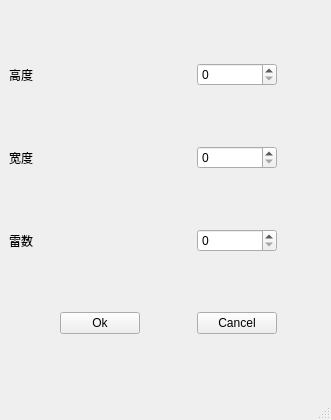
<?xml version="1.0" encoding="UTF-8"?>
<ui version="4.0">
 <class>settingWindow</class>
 <widget class="QMainWindow" name="settingWindow">
  <property name="geometry">
   <rect>
    <x>0</x>
    <y>0</y>
    <width>331</width>
    <height>420</height>
   </rect>
  </property>
  <property name="windowTitle">
   <string>MainWindow</string>
  </property>
  <widget class="QWidget" name="centralwidget">
   <layout class="QGridLayout" name="gridLayout">
    <item row="0" column="0">
     <widget class="QLabel" name="label">
      <property name="text">
       <string>高度</string>
      </property>
     </widget>
    </item>
    <item row="0" column="3">
     <widget class="QSpinBox" name="spinBox_row"/>
    </item>
    <item row="1" column="0">
     <widget class="QLabel" name="label_2">
      <property name="text">
       <string>宽度</string>
      </property>
     </widget>
    </item>
    <item row="1" column="3">
     <widget class="QSpinBox" name="spinBox_col"/>
    </item>
    <item row="2" column="0">
     <widget class="QLabel" name="label_3">
      <property name="text">
       <string>雷数</string>
      </property>
     </widget>
    </item>
    <item row="2" column="1" colspan="2">
     <spacer name="horizontalSpacer_6">
      <property name="orientation">
       <enum>Qt::Horizontal</enum>
      </property>
      <property name="sizeHint" stdset="0">
       <size>
        <width>97</width>
        <height>20</height>
       </size>
      </property>
     </spacer>
    </item>
    <item row="2" column="3">
     <widget class="QSpinBox" name="spinBox_m"/>
    </item>
    <item row="3" column="0">
     <spacer name="horizontalSpacer_3">
      <property name="orientation">
       <enum>Qt::Horizontal</enum>
      </property>
      <property name="sizeHint" stdset="0">
       <size>
        <width>28</width>
        <height>20</height>
       </size>
      </property>
     </spacer>
    </item>
    <item row="3" column="1">
     <widget class="QPushButton" name="setting_button_ok">
      <property name="text">
       <string>Ok</string>
      </property>
     </widget>
    </item>
    <item row="3" column="2">
     <spacer name="horizontalSpacer">
      <property name="orientation">
       <enum>Qt::Horizontal</enum>
      </property>
      <property name="sizeHint" stdset="0">
       <size>
        <width>30</width>
        <height>20</height>
       </size>
      </property>
     </spacer>
    </item>
    <item row="3" column="3">
     <widget class="QPushButton" name="setting_button_cancel">
      <property name="text">
       <string>Cancel</string>
      </property>
     </widget>
    </item>
    <item row="3" column="4">
     <spacer name="horizontalSpacer_2">
      <property name="orientation">
       <enum>Qt::Horizontal</enum>
      </property>
      <property name="sizeHint" stdset="0">
       <size>
        <width>28</width>
        <height>20</height>
       </size>
      </property>
     </spacer>
    </item>
    <item row="1" column="1" colspan="2">
     <spacer name="horizontalSpacer_5">
      <property name="orientation">
       <enum>Qt::Horizontal</enum>
      </property>
      <property name="sizeHint" stdset="0">
       <size>
        <width>48</width>
        <height>20</height>
       </size>
      </property>
     </spacer>
    </item>
    <item row="0" column="1" colspan="2">
     <spacer name="horizontalSpacer_4">
      <property name="orientation">
       <enum>Qt::Horizontal</enum>
      </property>
      <property name="sizeHint" stdset="0">
       <size>
        <width>130</width>
        <height>20</height>
       </size>
      </property>
     </spacer>
    </item>
   </layout>
  </widget>
  <widget class="QMenuBar" name="menubar">
   <property name="geometry">
    <rect>
     <x>0</x>
     <y>0</y>
     <width>331</width>
     <height>26</height>
    </rect>
   </property>
  </widget>
  <widget class="QStatusBar" name="statusbar"/>
 </widget>
 <resources/>
 <connections/>
</ui>
